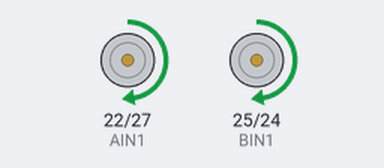
The program below on a simulated Raspberry Pi (BCM pin numbers). On the bench: motor-driver pin pairs drawn as motors (green arrow = first pin HIGH = forward, orange = second pin HIGH = backward, longer = more drive, scaled by the enable pin).

Above: at 1.5 s.
At 4.5 s:
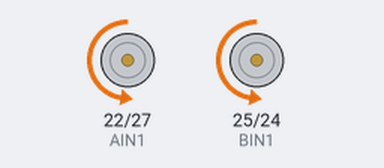
At 7.5 s:
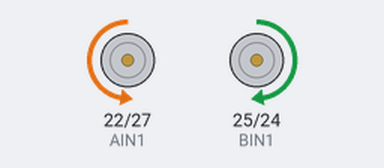
At 13.5 s:
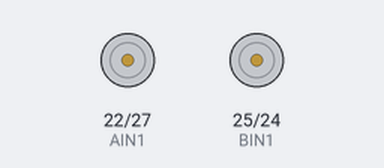
Timing chart, 0 to 19.5 s (numbered marks = the images above):
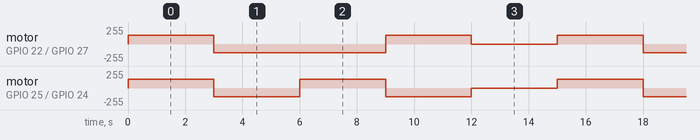

Measured:
- by itself, motor on GPIO 22 (AIN1) / GPIO 27 (AIN2): repeats every 15.0 s: backward 128/255 6.0 s, forward 128/255 3.0 s, stopped 3.0 s, forward 128/255 3.0 s
- by itself, motor on GPIO 25 (BIN1) / GPIO 24 (BIN2): repeats every 15.0 s: backward 128/255 3.0 s, forward 128/255 3.0 s, backward 128/255 3.0 s, stopped 3.0 s, forward 128/255 3.0 s

The program:

Basic_movement.py
```python
#!/home/pi/server
# coding=utf-8
#ʹÓó¬Éù²¨²â¾àģ¿éʱ,VCC½ÓÊ÷ݮÅɵÄ5V,GND½ÓÊ÷ݮÅÉGND¡£trig½ÓÊ÷ݮÅÉ38£¬echo½ÓÊ÷ݮÅÉ40.
#GPIO±àÂ뷽ʽΪBOARD£¡£¡
import  RPi.GPIO as GPIO
import time

PWMA = 18
AIN1   =  22
AIN2   =  27

PWMB = 23
BIN1   = 25
BIN2  =  24

def d_advance(velocity,t_time):
        L_Motor.ChangeDutyCycle(velocity)
        GPIO.output(AIN2,False)#AIN2
        GPIO.output(AIN1,True) #AIN1

        R_Motor.ChangeDutyCycle(velocity)
        GPIO.output(BIN2,False)#BIN2
        GPIO.output(BIN1,True) #BIN1
        time.sleep(t_time)

def d_stop(t_time):
        L_Motor.ChangeDutyCycle(0)
        GPIO.output(AIN2,False)#AIN2
        GPIO.output(AIN1,False) #AIN1

        R_Motor.ChangeDutyCycle(0)
        GPIO.output(BIN2,False)#BIN2
        GPIO.output(BIN1,False) #BIN1
        time.sleep(t_time)

def d_back(velocity,t_time):
        L_Motor.ChangeDutyCycle(velocity)
        GPIO.output(AIN2,True)#AIN2
        GPIO.output(AIN1,False) #AIN1

        R_Motor.ChangeDutyCycle(velocity)
        GPIO.output(BIN2,True)#BIN2
        GPIO.output(BIN1,False) #BIN1
        time.sleep(t_time)

def d_left(velocity,t_time):
        L_Motor.ChangeDutyCycle(velocity)
        GPIO.output(AIN2,True)#AIN2
        GPIO.output(AIN1,False) #AIN1

        R_Motor.ChangeDutyCycle(velocity)
        GPIO.output(BIN2,False)#BIN2
        GPIO.output(BIN1,True) #BIN1
        time.sleep(t_time)

def d_right(velocity,t_time):
        L_Motor.ChangeDutyCycle(velocity)
        GPIO.output(AIN2,False)#AIN2
        GPIO.output(AIN1,True) #AIN1

        R_Motor.ChangeDutyCycle(velocity)
        GPIO.output(BIN2,True)#BIN2
        GPIO.output(BIN1,False) #BIN1
        time.sleep(t_time)

GPIO.setwarnings(False)
GPIO.setmode(GPIO.BCM)
GPIO.setup(AIN2,GPIO.OUT)
GPIO.setup(AIN1,GPIO.OUT)
GPIO.setup(PWMA,GPIO.OUT)

GPIO.setup(BIN1,GPIO.OUT)
GPIO.setup(BIN2,GPIO.OUT)
GPIO.setup(PWMB,GPIO.OUT)

L_Motor= GPIO.PWM(PWMA,100)
L_Motor.start(0)

R_Motor = GPIO.PWM(PWMB,100)
R_Motor.start(0)

try:
    while True:
        d_advance(50,3)
        d_back(50,3)
        d_left(50,3)
        d_right(50,3)
        d_stop(3)
except KeyboardInterrupt:

 '''GPIO.cleanup()'''
```
